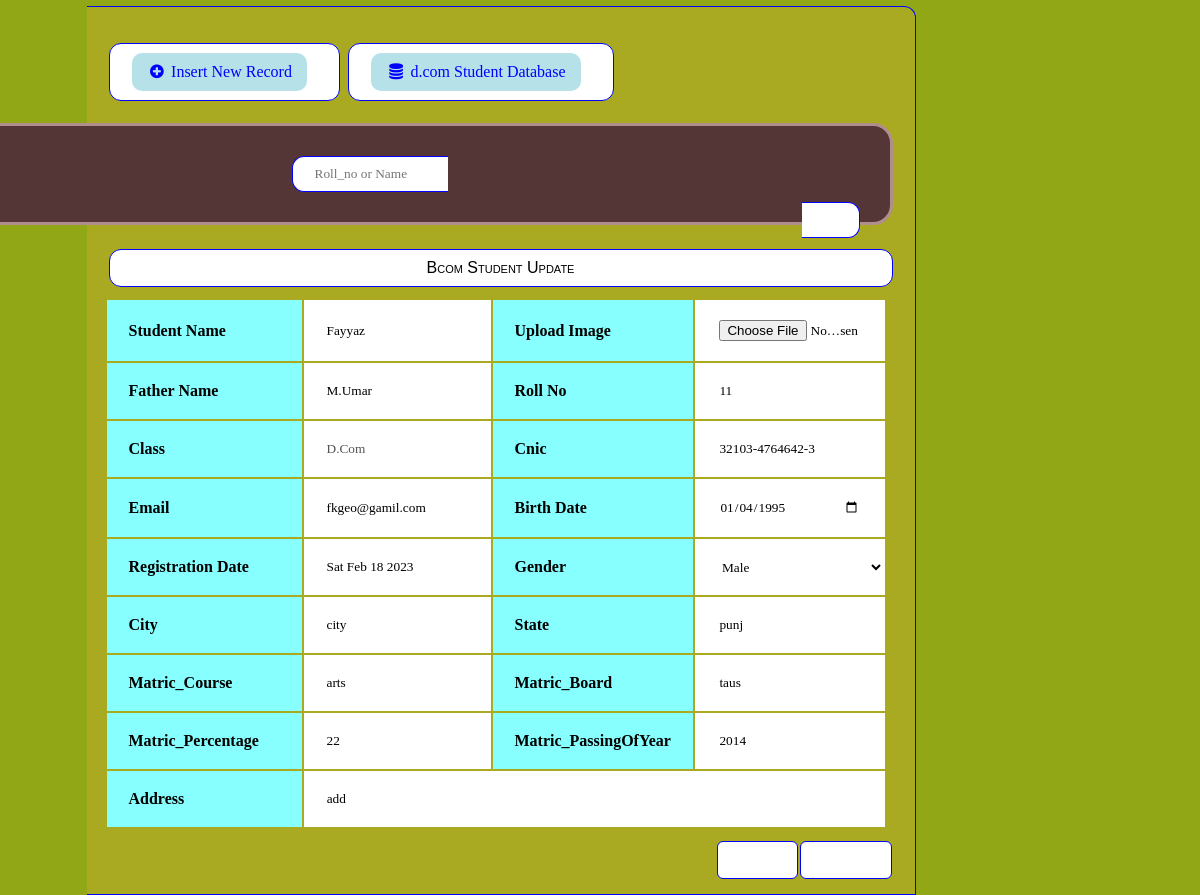
The app's page /sidemenu/bcomedited.php?edit=14 with its own data.
### tables this page shows
CREATE TABLE `bcom` (
  `sid` int(11) NOT NULL,
  `roll_no` varchar(255) NOT NULL,
  `student_name` varchar(255) NOT NULL,
  `father_name` varchar(255) NOT NULL,
  `class` varchar(111) NOT NULL DEFAULT 'Bcom',
  `cnic` varchar(255) NOT NULL,
  `Birth_Date` date NOT NULL,
  `Email` varchar(222) NOT NULL,
  `Gender` varchar(222) NOT NULL,
  `Address` varchar(222) NOT NULL,
  `City` varchar(222) NOT NULL,
  `State` varchar(222) NOT NULL,
  `Matric_Course` varchar(255) NOT NULL,
  `Matric_Board` varchar(255) NOT NULL,
  `Matric_Percentage` varchar(255) NOT NULL,
  `Matric_PassingOfYear` varchar(222) NOT NULL,
  `inter_course` varchar(255) NOT NULL,
  `inter_board` varchar(255) NOT NULL,
  `inter_percentage` varchar(200) NOT NULL,
  `inter_year` varchar(255) NOT NULL,
  `image_name` varchar(444) NOT NULL,
  `image_path` varchar(255) NOT NULL,
  `Registration_Date` date NOT NULL,
  `paidfee` float NOT NULL,
  `monthlyfee` float NOT NULL DEFAULT 1500
);

### sidemenu/bcomedited.php (the view, shortened to what this page needs)
<?php
$con = mysqli_connect("localhost","root","",'fk');
$edit_record = $_GET['edit'];
$query = "SELECT * FROM bcom WHERE sid='$edit_record'";
$run = mysqli_query($con,$query);
while ($row=mysqli_fetch_array($run) )
{
	$sid 		 = $row['sid'];
	$roll_no 	 = $row['roll_no'];
	$student_name = $row['student_name'];
	$father_name = $row['father_name'];
	$Birth_Date  = $row['Birth_Date'];
	$Email		 = $row['Email'];
	$Address	 = $row['Address'];
	$City  		 = $row['City'];
	$State 		 = $row['State'];
	$cnic		 = $row['cnic'];
	$Matric_Course 			 = $row['Matric_Course'];
	$Matric_Board 			 = $row['Matric_Board'];
	$Matric_Percentage   	 = $row['Matric_Percentage'];
	$Matric_PassingOfYear 	 = $row['Matric_PassingOfYear'];
}
?>
 <!DOCTYPE html>
<html>
<head>
<link href="font-awesome/css/font-awesome.css" rel="stylesheet" />
<link rel="stylesheet" href="css/styles1.css" type="text/css">
<link href="font-awesome/css/font-awesome.css" rel="stylesheet" />
<link href="//maxcdn.bootstrapcdn.com/font-awesome/4.1.0/css/font-awesome.min.css" rel="stylesheet">
<link rel='stylesheet' href='https://cdnjs.cloudflare.com/ajax/libs/font-awesome/4.7.0/css/font-awesome.min.css'>
<link rel="stylesheet" href="css/style.css" type="text/css">
</head>
<body>
<div class="marginl" >
		<div class="maintext"><hr>
		</div>
		<div class="admincontent fleft">
			<div>
					<div class="fleft insert sphover">
								 <a href="bcomform.php"><i class="fa fa-plus-circle fa-fw"></i> Insert New Record</a>
					</div>
					<div class="fleft insert sphover">
								 <a href="bcomview.php"><i class="fa fa-database fa-fw"></i> d.com Student Database</a>
					</div>
					<div class="search fright ">
						<form action="bcomsearch.php" method="GET">
							<input type="text" name="search" placeholder="Roll_no or Name" />
							<button type="submit" name="submit" value="Search" ><i class="fa fa-search"></i></button>
						</form>
					</div>
			</div>
			<div class="studentlist">
					<div class='insert sphover center'>
						Bcom Student Update
					</div>
			<table>
			<form method="post" action="dcomedited.php?edited_form=<?php echo $sid;?>" enctype="multipart/form-data">
			<tr ><th>Student Name</th><td><input type="text" name="student_name1" value="<?php echo $student_name;?>" maxlength="50" required/></td>
				<th>Upload Image</th><td><input  type="file" name="myimage" required/></td></tr>
			<tr><th>Father Name</th><td><input type="text" name="father_name1" value="<?php echo $father_name;?>" maxlength="50"  required /></td>
			<th>Roll No</th><td> <input type="text" name="roll_no1" value="<?php echo $roll_no;?>" maxlength="15" required /></td></tr>
			<tr><th>Class</th><td><input type="text" name="class"  disabled value="D.Com" /></td>
			<th>Cnic</th><td><input type="text" name="cnic1" value="<?php echo $cnic;?>" maxlength="15"  /></td></tr>
			<tr><th>Email</th><td><input type="email" name="Email1" value="<?php echo $Email;?>"  /></td>
			<th>Birth Date</th><td><input type="date" name="Birth_Date1"  value="<?php echo $Birth_Date?>"   required/></td></tr>
			<tr><th>Registration Date</th><td><input type="text" id="date" name="reg_date" /></td><th>Gender</th><td>
				<select name="Gender">
	<option value="male">Male</option>
</select>
			<tr><th>City</th><td><input type="text" name="City1" maxlength="30" value="<?php echo $City;?>" required/></td>
					<th>State</th><td><input type="text" name="State1" maxlength="30" value="<?php echo $State;?>" required/></td></tr>
			<tr><th>Matric_Course</th><td><input type="text" name="Matric_Course1"	value="<?php echo $Matric_Course;?>" maxlength="30" required /></td>
				<th>Matric_Board</th><td><input type="text" name="Matric_Board1" value="<?php echo $Matric_Board;?>" maxlength="30" required /></td></tr>
			<tr><th>Matric_Percentage</th><td><input type="text" name="Matric_Percentage1" value="<?php echo $Matric_Percentage;?>" required/></td>
				<th>Matric_PassingOfYear</th><td><input type="text" name="Matric_PassingOfYear1" value="<?php echo $Matric_PassingOfYear;?>" required /></td></tr>
			<tr><th>Address</th><td colspan=3><input type="text" name="Address1" value="<?php echo $Address;?>" required  style="width: 535px;"  /></td></tr>
			</table>
			<div class="sbutton"><center><button class="sphover" type="submit" name="submit"> Update </button><button class="sphover" type="reset">Reset</button></center></div>
			</div>
		</div>
</div>
</body>
</html>

### css/styles1.css (style rules this page uses)
body { cursor: url(../images/fk.png),auto; margin:0; font-family: 'quattrocento_sansregular'; background:url(../images/bg-body.jpg); }
a { outline:none; }
a { text-decoration:none }
.marginl { margin-right:220px; }
.fleft { float:left; }
.fright { float:right; }
.center { text-align: center; }
a { color:white; }
.maintext { color:green; font-weight:bold;font-size:17pt;text-align:center;padding:13px;margin: 0 22px 0 0; }

### css/style.css (style rules this page uses)
body { margin-left: 0px; margin-right: 0px; padding-left: 0px; padding-right:0px; box-sizing:border-box; }
body { background: #91a716; display: flex; justify-content: center; align-items: center; height: 100vh; flex-direction: column; }
* { font-family: cursive; box-sizing: padding-box; }
form { width: 1000px; border: 3px solid rgb(177, 142, 142); padding: 20px; background: rgb(85, 54, 54); border-radius: 20px; }
input { display: block; border: 2px solid #ccc; width: 95%; padding: 10px; margin: 10px auto; border-radius: 5px; }
button { float: right; background: rgb(35, 174, 202); padding: 10px 15px; color: #fff; border-radius: 5px; margin-right: 10px; border: none; }
a { float: right; background: rgb(183, 225, 233); padding: 10px 15px; color: #fff; border-radius: 10px; margin-right: 10px; border: none; text-decoration: none; }

### sidemenu/bcomedited.php (style rules this page uses)
.insert,.search input,.search button,.sidemenu ul li,.sbutton button { background: white;padding: 9px 22px; border:1px solid blue; }
.maintext { color:green; font-weight:bold;font-size:17pt;text-align:center;padding:13px; }
.marginl a { color:blue; }
.admincontent { margin-left: 22px; width:800px; background:#aa2;padding: 14px; border:1px solid blue; border-left:none;border-radius:0 12px 0 0px }
.search input { width:111px;border-right: none;border-radius:12px 0 0 12px ; }
.search button { border-left:none;border-radius:0 12px 12px 0 ; }
.insert { border-radius: 12px; }
.admincontent div { margin:11px 4px; }
.studentlist { clear: both; }
.studentlist table input , .studentlist table select { background: white;padding:9px 22px; width:141px;border:none; }
.studentlist table th { text-align:left;background:#8ff; padding:9px 22px; width:151px; }
.studentlist table td { background: white; }
.studentlist table select { padding:12px 22px;width: 188px; }
.sbutton button { margin: 1px; border-radius:6px;cursor: pointer; font-weight: bolder;padding:10px 24px; }
.center { text-align: center; font-family: sans-serif;font-variant: small-caps; }

### records on screen
bcom: student_name1 "Fayyaz", father_name1 "M.Umar", roll_no1 "11", cnic1 "32103-4764642-3", Email1 "fkgeo@gamil.com", Birth_Date1 "01/04/1995", City1 "city", State1 "punj", Matric_Course1 "arts", Matric_Board1 "taus", Matric_Percentage1 "22", Matric_PassingOfYear1 "2014", Address1 "add"
